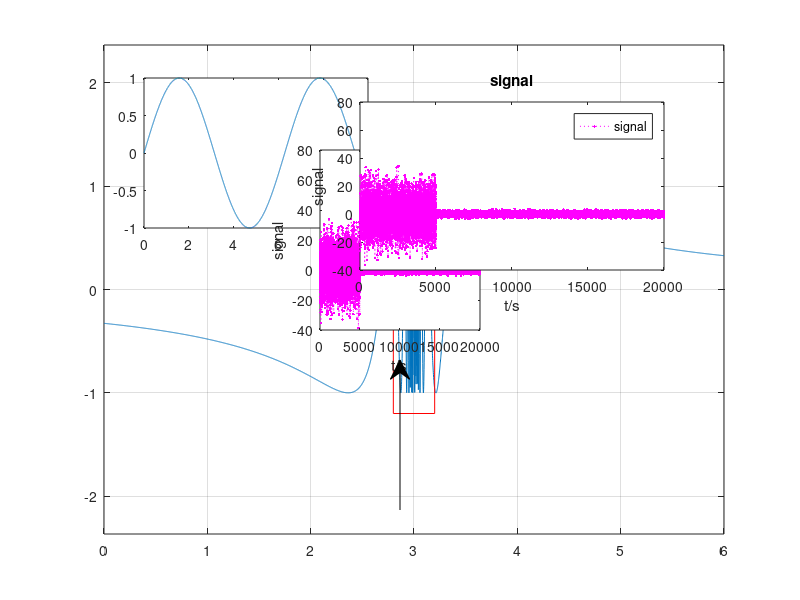

MATLAB code to generate this figure: (Note: this script raises an error after producing the figure.)
% 函数曲线
t = 0:0.001:6;% 生成曲线的整体离散坐标值t
y = sin(1./(t-3));% 生成曲线的整体离散函数值y
% 子图部分
t1 = 2.8:0.001:3.2;% 生成曲线的局部离散坐标值t1
y1 = sin(1./(t1-3)); % 生成曲线的局部离散函数值y1

% 主图像
figure;% 生成新的图形窗口
plot(t,y);axis('equal'); % 绘制整体曲线图
grid on
% 红色矩形框
rectangle('Position',[min(t1) -1.2 max(t1)-min(t1) 2.4], 'EdgeColor', 'r')

% 子图像
H = axes('Position',[0.18,0.62,0.28,0.25]); % 生成子图
plot(t1,y1); % 绘制局部曲线图
xlim([min(t1),max(t1)]);% 设置坐标轴范围                                                               
set(H, 'XTick',[], 'YTick', []);

%% 另一种方法

clear;
clc;
close all;
t = 0:0.001:10;
y1 = sin(t);
  
figure(1);
plot(t,y1);
h1=axes('position',[0.4 0.45 0.2 0.3]);
axis(h1);
plot(h1, t(4600:4800),y1(4600:4800));
x = [0.5 0.5];
y = [0.15 0.4];
annotation('textarrow',x,y);

%% 仅局部放大绘图
N=20000;
i=1:1:N;
a=sqrt(100)*randn(1,N/4);
b=randn(1,N);
c=[a,b];
h1=plot(i,c(i),':.m','LineWidth',0.7);
legend(h1,'signal')
xlabel('t/s');ylabel('signal');
xlim([0,20000]); % 设置坐标轴范围  
ylim([-40,80]);
title('signal')
%生成局部放大图
axes('Position',[0.45,0.55,0.38,0.28]); % 生成子图   左右  上下 宽窄
plot(i,c(i),':.m','LineWidth',0.7);                                                                                                         
xlim([14000,15000]); % 设置坐标轴范围  
% ylim([140,200]);

%% 局部放大图片（ZoomPlot）
N=20000;
i=1:1:N;
a=sqrt(100)*randn(1,N/4);
b=randn(1,N);
c=[a,b];
h1=plot(i,c(i),':.m','LineWidth',0.7);
legend(h1,'signal')
xlabel('t/s');ylabel('signal');
xlim([0,20000]); % 设置坐标轴范围  
ylim([-40,80]);
title('signal')
zp = BaseZoom(); %放大图片,建议在命令行使用
zp.plot
%% 局部放大绘图加注释
N=20000;
i=1:1:N;
a=sqrt(100)*randn(1,N/4);
b=randn(1,N);
c=[a,b];
h1=plot(i,c(i),':.m','LineWidth',0.7);
xlabel('t/s');ylabel('signal');
xlim([0,20000]); % 设置坐标轴范围  
ylim([-40,80]);
title('signal')

%%%%%%%%%%%%%%%%%%%%画途中的两条绿线%%%%%%%
X1=8200; Y1=25;
X2=14000;Y2=5.5;
A=[X1,X2];B=[Y1,Y2];hold on;
h2=plot(A,B,'-g','LineWidth',1);
X1=18100; Y1=25;
X2=15000;Y2=5.5;
A=[X1,X2];B=[Y1,Y2];hold on;
h3=plot(A,B,'-g','LineWidth',1);
legend(h1,'signal')%仅标注信号图
%%%%%%%%%%%绿线会直接结束%%%%%%%%%%%%%%
%%%%%%%%绘制放大图%%%%%%%%%
hold on;
axes('Position',[0.45,0.55,0.38,0.28]); % 生成子图   左右  上下 宽窄
plot(i,c(i),':.m','LineWidth',0.7);                                                                                                         
xlim([14000,15000]); % 设置坐标轴范围  
% ylim([140,200]);
%%%%%%%%绘制放大图%%%%%%%%%
%%%%%%%%%%%%%%%%生成蓝色框%%%%%%%
annotation('rectangle',[0.67,0.34,0.04,0.08],'LineStyle','-','Color','b','LineWidth',0.7)